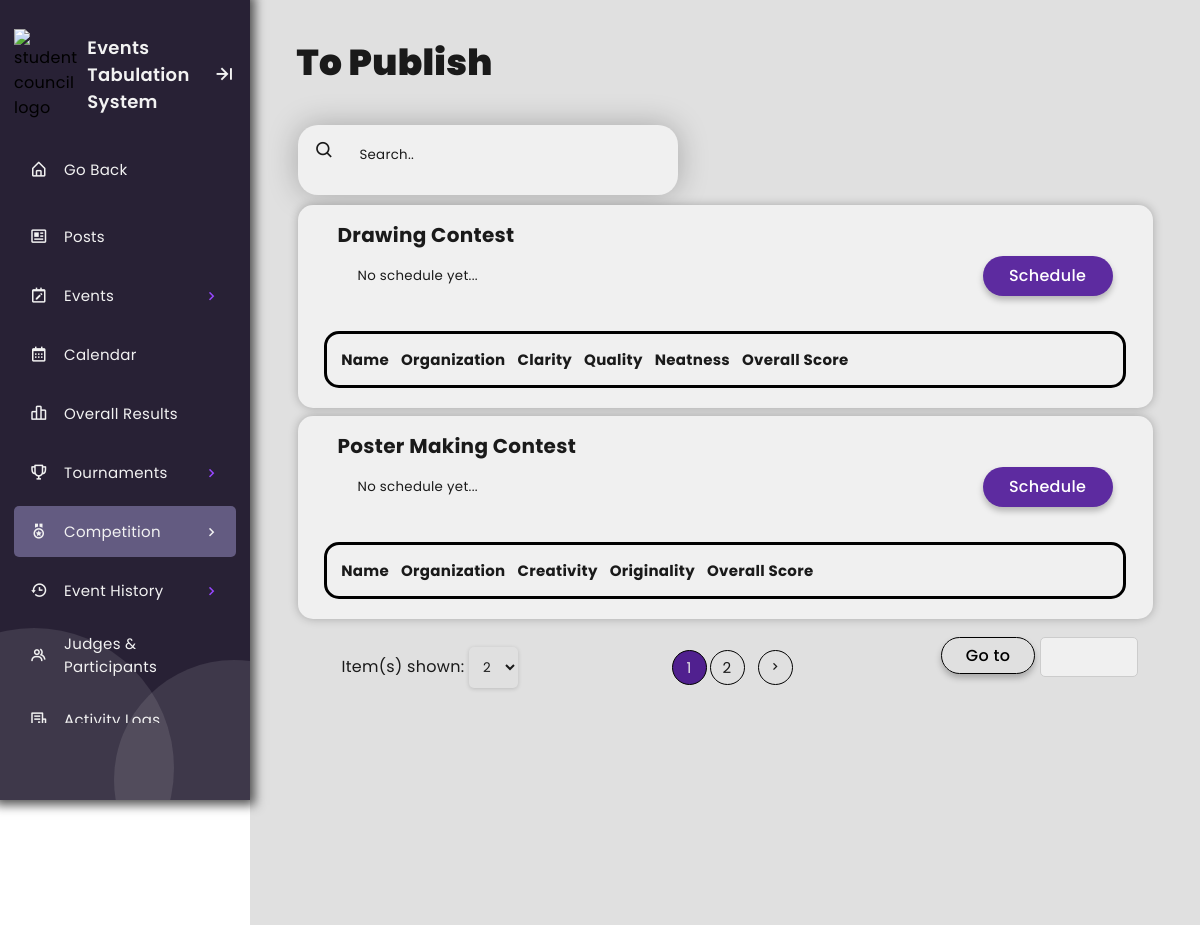
/COM-tobepublished_page.php, run on the app's committed database.
### tables this page shows
CREATE TABLE `competition` (
  `competition_id` int(11) NOT NULL,
  `event_id` int(11) NOT NULL,
  `schedule` datetime DEFAULT NULL,
  `schedule_end` datetime DEFAULT NULL,
  `is_archived` tinyint(1) NOT NULL DEFAULT 0
);

CREATE TABLE `ongoing_list_of_event` (
  `event_id` int(11) NOT NULL,
  `ongoing_event_name_id` int(11) NOT NULL,
  `category_name_id` int(11) DEFAULT NULL,
  `event_name_id` int(11) NOT NULL,
  `event_type_id` int(11) NOT NULL,
  `category_name` varchar(25) DEFAULT NULL,
  `event_description` varchar(255) NOT NULL,
  `event_code` varchar(12) DEFAULT NULL,
  `event_date` date NOT NULL,
  `event_time` time NOT NULL,
  `is_archived` tinyint(1) NOT NULL DEFAULT 0,
  `suggested_status` tinyint(1) NOT NULL DEFAULT 0,
  `overall_include` tinyint(1) NOT NULL DEFAULT 1,
  `is_deleted` tinyint(1) NOT NULL DEFAULT 0
);

CREATE TABLE `ongoing_criterion` (
  `ongoing_criterion_id` int(11) NOT NULL,
  `criterion_id` int(11) NOT NULL,
  `category_name_id` int(11) NOT NULL,
  `event_id` int(11) NOT NULL,
  `criterion_name` varchar(50) NOT NULL,
  `criterion_percent` int(3) NOT NULL
);

### php/COM-display-result-in-topublish.php (the view, shortened to what this page needs)
<?php
require 'database_connect.php';
$sql = "SELECT * FROM competition WHERE is_archived='0'";
$result = $conn->query($sql);
if ($result->num_rows > 0) {
    ?>
    <?php
    while ($row = $result->fetch_assoc()) {
        $competitionNameQuery = "SELECT category_name FROM ongoing_list_of_event WHERE event_id =" . $row["event_id"];
        $competitionNameResult = $conn->query($competitionNameQuery);
        if ($competitionNameResult->num_rows > 0) {
            $competitionNameRow = $competitionNameResult->fetch_assoc();
            $competitionName = $competitionNameRow["category_name"];
        } else {
            $competitionName = "Unknown";
        }
        $event_id = $row['event_id'];
        $criteria_sql = "SELECT * FROM ongoing_criterion WHERE event_id = '$event_id'";
        $criteria_result = $conn->query($criteria_sql);
        echo "<div class='result_container'>";
        echo "<h2 class='parent' id='" . $competitionName ."'>" . $competitionName . "<br><input type='text' name='datetimes' placeholder='No schedule yet...' id='".$competitionName."-input' class='sched_output' disabled/><button class='sched_btn primary-button' id='" . $competitionName . " btn'>Schedule</button></h2>";
        echo "<div class='result'>";
        echo "<table>";
        echo "<tbody class='responsive-table'>";
        echo "<tr><th>Name</th><th>Organization</th>";
        while ($criterion_row = $criteria_result->fetch_assoc()) {
            echo "<th>" . $criterion_row["criterion_name"] . "</th>";
        }
        echo "<th>Overall Score</th></tr>";
        echo "</tbody></table></div>";
        echo "</div>";
    }
}
?>

### css/COM-theme-mode.css (style rules this page uses)
:root[data-theme="light"] { --color-sidebar-bg:#282135; --color-sidebar-text: #f2f2f2; --color-sidebar-active: rgba(114, 106, 148, 0.8); --color-sidebar-subactive: rgba(114, 106, 148, 0.8); --color-sidebar-hover: rgba(114, 106, 148, 0.15); --color-sidebar-sublist-1: #FF605C; --color-sidebar-sublist-2: #00CA4E; --color-sidebar-sublist-3: #FFB546; --color-sidebar-sublist-4: #9747FF; --color-sidebar-chevron-icon: #9747FF; --color-shadow: #555; --color-container-shadow: 0px 0px 10px rgba(0, 0, 0, 0.25); --color-container-hover: 0px 0px 10px 3px rgba(0, 0, 0, 0.25); --color-element-shadow: 0px 1px 4px rgba(0, 0, 0, 0.16); --color-element-hover: 0px 1px 4px 3px 3px rgba(0, 0, 0, 0.16); --color-body: #E0E0E0; --color-content-text: #1a1a1a; --color-content-line: #635B8180; --color-content-card: #F0F0F0; --color-search-show: #FF605C; --color-content-button: #EDE7DD; --color-content-button-line: #635B81; --color-acap: #9474CF; --color-aeces: #A84444; --color-elite: #DF851B; --color-give: #73A9CC; --color-jehra: #D3B692; --color-jmap: #FFBD44; --color-jpia: #CF1659; --color-piie: #16BA9D; --color-red: #A84444; --color-yellow: #FFB546; --color-green: #7FC76D; --color-text: #000; --color-rslt_cntr: #faf4e1; --color-calendar_bod: #ffe9cbcc; --color-calendar_head: #cba268cc; --color-accordion: #EDE7DD; --color-reverse: #191424; --color-reverse_text: #fff; --color-content: #EDE7DD; --url-accordion: url("../pictures/v.png"); }

### css/COM-style.css (style rules this page uses)
:root { --color-default:#282135; --color-second:#191424; --color-light:#e0e0e0; --color-white: #fff; --color-black: #000; --color-third: #635B81CC; --color-subthird: #635B8180; --color-body: #D7D1BC; --color-text: #000; --color-red: #FF605C; --color-green: #00CA4E; --color-yellow: #FFB546; --color-dark_cntr: #282135; --color-light_cntr: #e0e0e0; --color-rslt_cntr: #282135; --color-calendar_bod: #635b81; --color-calendar_head: #cba268; }
* { padding: 0%; margin: 0%; box-sizing: border-box; font-family: 'Poppins', sans-serif; }
body { min-height: 100vh; }

### css/sidebar-style.css (style rules this page uses)
* { padding: 0%; margin: 0%; box-sizing: border-box; font-family: 'Poppins'; }
body { min-height: 100vh; }
input:not(.form-check-input) { padding: 10px 20px!important; margin-bottom: 20px!important; border: 1px solid #ccc; border-radius: 5px; background-color: whitesmoke; }

### css/COM-tobepublished_page.css (style rules this page uses)
html, body { overflow-x: hidden; }
body { overflow-x: hidden; position: relative }
.result_container { border: none; border-radius: 15px; margin-left: auto; margin-right: auto; max-width: 90%; margin-top: 8px; margin-bottom: 8px; color:var(--color-content-text); background-color: var(--color-content-card); padding: 5px 10px 5px 10px; box-shadow: var(--color-container-shadow); }
h2 { margin-left: 30px; margin-top: 10px; font-size: 20px; margin-bottom: 15px; }
.result { border: solid var(--color-text); border-radius: 15px; margin-left: auto; margin-right: auto; max-width: 96%; margin-bottom: 15px; margin-top: 10px; font-size: 15px; overflow-x:visible; white-space: nowrap; }
table { table-layout: fixed; width: 100%; padding: 5px; overflow-x: auto; white-space: nowrap; }
.responsive-table { display: block; overflow-x: auto; white-space: nowrap; }
th { font-size: 15px; overflow: hidden; white-space: nowrap; text-overflow: ellipsis; text-align: center; padding: 5px; }
h2 { display: block; }
input { max-width: 300px; min-width: 50px; margin-right: 10px; margin-left: auto; max-height: 40px; color:black; }
.sched_btn { cursor: pointer; float: right; margin-right: 30px; border-radius: 25px; padding: 5px 15px 5px 15px; transition: all .5s ease; max-height: 40px; color: black; margin-top: 6px; }
.sched_output { background-color: var(--color-content-card) !important; color: var(--color-content-text); }

### css/COM-daterangepicker.css (style rules this page uses)
input[name="datetimes"] { width: 70% !important; max-width: 1000px; margin-top: 6px; }
.primary-button, .outline-button { float:right; }

### data on the page
competition: event.category_name "Drawing Contest"
ongoing_criterion: criterion_name "Clarity"
ongoing_criterion: criterion_name "Quality"
ongoing_criterion: criterion_name "Neatness"
competition: event.category_name "Poster Making Contest"
ongoing_criterion: criterion_name "Creativity"
ongoing_criterion: criterion_name "Originality"
